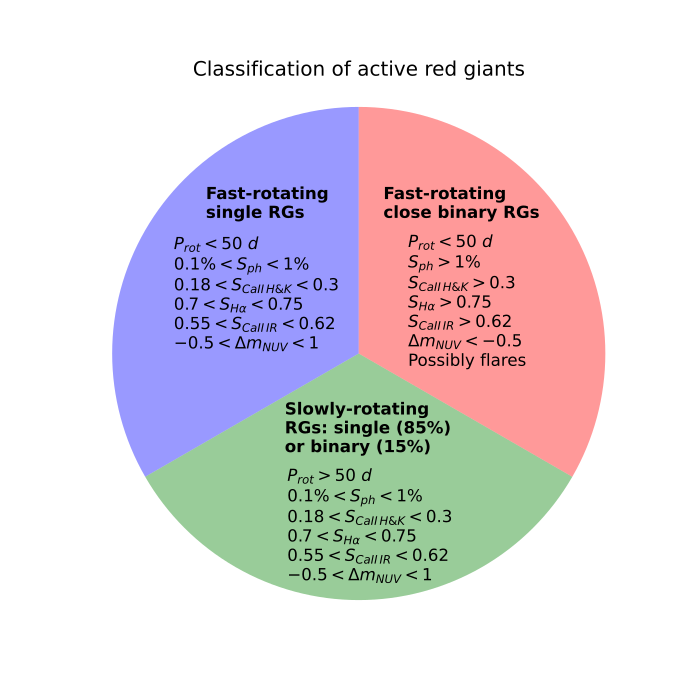

The Python source for this figure:
import numpy as np
import pylab as plt

### Pie chart where the slices are ordered and plotted counter-clockwise

sizes = [100./3, 100./3, 100./3]		# defining 3 slices for the pie chart
text_diagram_1 = r'$P_{rot} < 50$' + ' ' + r'$d$' + '\n' + r'$0.1\% < S_{ph} < 1\%$' + '\n' + r'$0.18 < S_{CaII \, H&K} < 0.3$' + '\n' + r'$0.7 < S_{H\alpha} < 0.75$' + '\n' + r'$0.55 < S_{CaII \, IR} < 0.62$' + '\n' + r'$-0.5 < \Delta m_{NUV} < 1$' 				# legend in the 1st slice
text_diagram_2 = r'$P_{rot} < 50$' + ' ' + r'$d$' + '\n' + r'$S_{ph} > 1\%$' + '\n' + r'$S_{CaII \, H&K} > 0.3$' + '\n' + r'$S_{H\alpha} > 0.75$' + '\n' + r'$S_{CaII \, IR} > 0.62$' + '\n' + r'$\Delta m_{NUV} < -0.5$' + '\nPossibly flares'						# legend in the 2nd slice
text_diagram_3 =  r'$P_{rot} > 50$' + ' ' + r'$d$' + '\n' + r'$0.1\% < S_{ph} < 1\%$' + '\n' + r'$0.18 < S_{CaII \, H&K} < 0.3$' + '\n' + r'$0.7 < S_{H\alpha} < 0.75$' + '\n' + r'$0.55 < S_{CaII \, IR} < 0.62$' + '\n' + r'$-0.5 < \Delta m_{NUV} < 1$'				# legend in the 3rd slice


## Plotting the pie chart

plt.figure(figsize=(7., 7.))
plt.pie(sizes, labeldistance=.5, startangle=90, colors=['b', 'g', 'r'], wedgeprops={"alpha": 0.4})
plt.annotate('Fast-rotating\nsingle RGs', (-0.62, 0.55), weight='bold', fontsize=12)
plt.annotate(text_diagram_1, (-0.75, 0.02), fontsize=12)
plt.annotate('Fast-rotating\nclose binary RGs', (0.1, 0.55), weight='bold', fontsize=12)
plt.annotate(text_diagram_2, (0.2, -0.05), fontsize=12)
plt.annotate('Slowly-rotating\nRGs: single (85%)\nor binary (15%)', (-0.3, -0.4), weight='bold', fontsize=12)
plt.annotate(text_diagram_3, (-0.29, -0.92), fontsize=12)
plt.title('Classification of active red giants', fontsize='x-large')
plt.axis('equal')
plt.savefig('./Pie_chart_classification.pdf', format='pdf')
plt.close()
